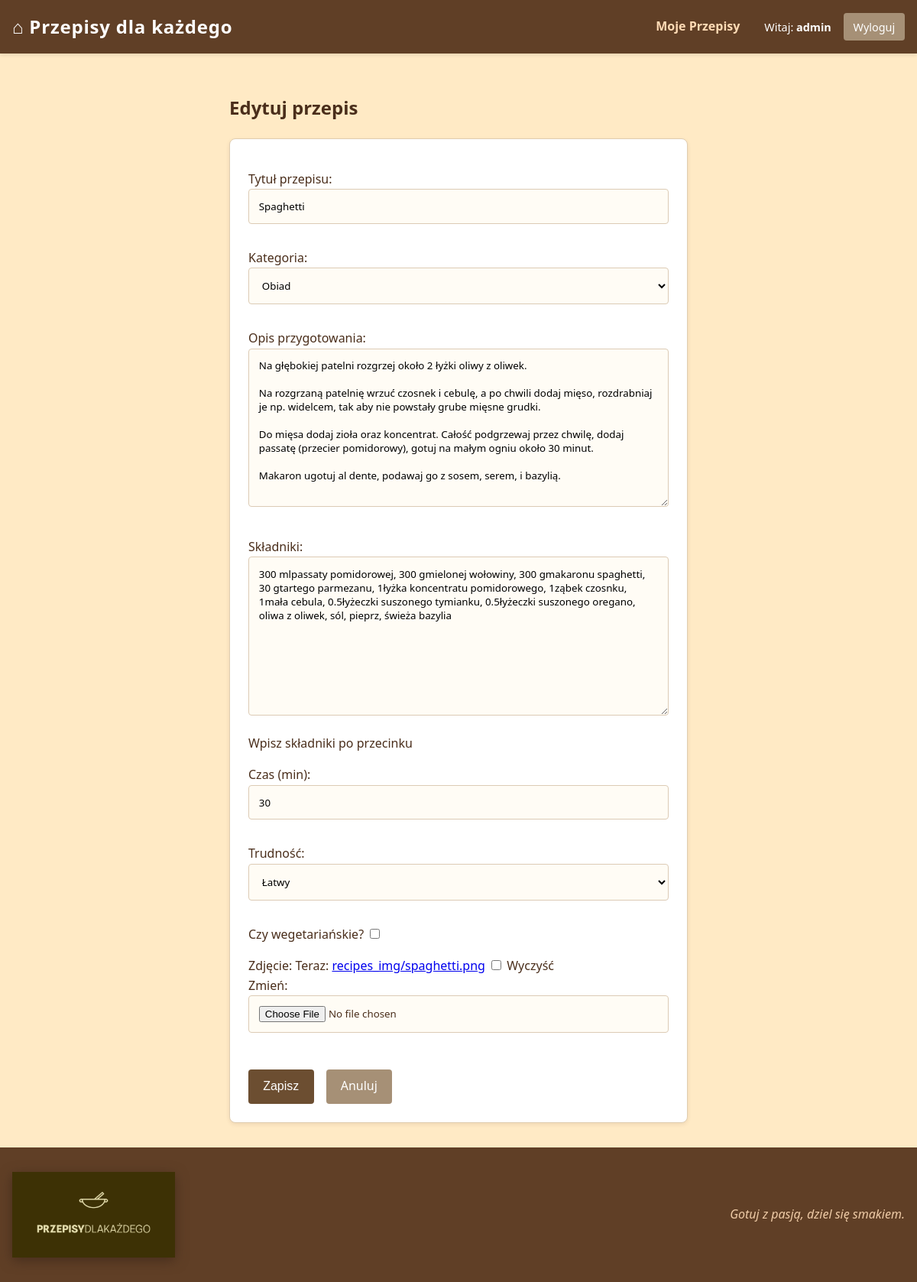
The page /recipe/3/edit/ (signed in) on the database its author committed.
### recipes/models.py (models this page shows, shortened)
class Recipe(models.Model):
    author = models.ForeignKey(User, on_delete=models.CASCADE, verbose_name="Autor")
    category = models.ForeignKey(Category, on_delete=models.CASCADE, verbose_name="Kategoria")
    title = models.CharField(max_length=200, verbose_name="Tytuł przepisu")
    description = models.TextField(verbose_name="Opis przygotowania")
    ingredients = models.TextField(verbose_name="Składniki", help_text="Wpisz składniki po przecinku")
    preparation_time = models.PositiveIntegerField(verbose_name="Czas (min)")
    DIFFICULTY_CHOICES = [('Łatwy', 'Łatwy'), ('Średni', 'Średni'), ('Trudny', 'Trudny')]
    difficulty = models.CharField(max_length=10, choices=DIFFICULTY_CHOICES, default='Łatwy', verbose_name="Trudność")
    is_vegetarian = models.BooleanField(default=False, verbose_name="Czy wegetariańskie?")
    image = models.ImageField(upload_to='recipes_img/', blank=True, null=True, verbose_name="Zdjęcie")
    created_at = models.DateTimeField(auto_now_add=True)

### recipes/views.py (the view)
# urls.py: path('recipe/<int:pk>/edit/', views.recipe_edit, name='recipe_edit'),
@login_required
def recipe_edit(request, pk):
    recipe = get_object_or_404(Recipe, pk=pk)
    if recipe.author != request.user:
        return redirect('recipe_list')
    if request.method == "POST":
        form = RecipeForm(request.POST, request.FILES, instance=recipe)
        if form.is_valid():
            form.save()
            return redirect('recipe_detail', pk=recipe.pk)
    else:
        form = RecipeForm(instance=recipe)
    return render(request, 'recipe_form.html', {'form': form, 'title': 'Edytuj przepis'})

### recipes/forms.py
class RecipeForm(forms.ModelForm):
    class Meta:
        model = Recipe
        fields = ['title', 'category', 'description', 'ingredients', 'preparation_time', 'difficulty', 'is_vegetarian', 'image']

### recipes/models.py (called while the page is built)
    def __str__(self):
        return self.name

### templates/recipe_form.html (shortened to what this page needs)
{% extends 'base.html' %}
{% block content %}
<div class="form-container">
    <h2>{{ title }}</h2>
    <div class="card">
        <div class="card-content">
            <form method="post" enctype="multipart/form-data" id="recipe-form" novalidate>
                {{ form.as_p }}
                <div class="form-actions">
                    <button type="submit" class="btn">Zapisz</button>
                    <a href="{% url 'recipe_list' %}" class="btn btn-secondary">Anuluj</a>
                </div>
            </form>
        </div>
    </div>
</div>
{% endblock %}

### templates/navbar.html
<nav class="navbar">
    <div class="nav-container">
        <a class="brand" href="{% url 'recipe_list' %}">⌂ Przepisy dla każdego</a>
        <div class="nav-actions">
            {% if user.is_authenticated %}
                <a href="{% url 'my_recipes' %}" class="nav-link">Moje Przepisy</a>
                <span class="nav-greeting">Witaj: <strong>{{ user.username }}</strong></span>
                <a href="{% url 'user_logout' %}" class="btn btn-secondary btn-sm">Wyloguj</a>
            {% else %}
                <a href="{% url 'user_login' %}" class="nav-link">Zaloguj</a>
                <a href="{% url 'register' %}" class="btn btn-white btn-sm">Rejestracja</a>
            {% endif %}
        </div>
    </div>
</nav>

### static/style.css (style rules this page uses)
*, *::before, *::after { box-sizing: border-box; }
:root { --primary: #603F26; --accent: #6C4E31; --bg: #FFEAC5; --secondary-bg: #FFDBB5; --text: #4a2e1b; --white: #ffffff; --spacing: 1rem; }
body { margin: 0; font-family: 'Segoe UI', Tahoma, Geneva, Verdana, sans-serif; background-color: var(--bg); color: var(--text); line-height: 1.6; display: flex; flex-direction: column; min-height: 100vh; }
.navbar { background-color: var(--primary); padding: var(--spacing); color: var(--white); box-shadow: 0 0.125rem 0.3rem rgba(0,0,0,0.1); }
.nav-container { max-width: 75rem; margin: 0 auto; display: flex; justify-content: space-between; align-items: center; }
.brand { letter-spacing: 0.05rem; font-size: 1.5rem; font-weight: bold; color: var(--white); text-decoration: none; }
.nav-actions { display: flex; gap: 1rem; align-items: center; }
.nav-link { color: var(--secondary-bg); text-decoration: none; font-weight: 600; transition: opacity 0.2s; }
.nav-greeting { font-size: 0.9rem; margin-left: 1rem; color: var(--white); }
.card { background: var(--white); border: 0.0625rem solid #e0cdb0; border-radius: 0.5rem; overflow: hidden; transition: transform 0.2s; box-shadow: 0 0.125rem 0.3rem rgba(96, 63, 38, 0.1); display: flex; flex-direction: column; }
.card-content { padding: 1.5rem; flex-grow: 1; display: flex; flex-direction: column; }
.btn { display: inline-block; padding: 0.6rem 1.2rem; background-color: var(--accent); color: var(--white); text-decoration: none; border-radius: 0.25rem; border: none; cursor: pointer; font-size: 1rem; text-align: center; transition: background 0.3s; }
.btn-secondary { background-color: #a69076; }
.btn-sm { padding: 0.4rem 0.8rem; font-size: 0.9rem; }
input[type="text"], input[type="number"], input[type="email"], input[type="password"], select, textarea, input[type="file"] { width: 100%; padding: 0.8rem; margin-bottom: 1rem; border: 0.0625rem solid #dccbb5; border-radius: 0.25rem; font-family: inherit; background-color: #fffcf5; }
.form-container { max-width: 37.5rem; margin: 0 auto; }
.form-actions { margin-top: 2rem; display: flex; gap: 1rem; }

### rows shown on the page
Recipe: title "Spaghetti", category "Obiad", description "Na głębokiej patelni rozgrzej około 2 łyżki oliwy z oliwek. Na rozgrzaną patelnię wrzuć czosnek i cebulę, a po chwili dodaj mięso, rozdrabniaj je np. widelcem, tak aby nie powstały grube mięsne grudki. Do mięsa dodaj zioła oraz koncentrat. Całość podgrzewaj przez chwilę, dodaj passatę (przecier pomidorowy), gotuj na małym ogniu około 30 minut. Makaron ugotuj al dente, podawaj go z sosem, serem, i bazylią.", ingredients "300 mlpassaty pomidorowej, 300 gmielonej wołowiny, 300 gmakaronu spaghetti, 30 gtartego parmezanu, 1łyżka koncentratu pomidorowego, 1ząbek czosnku, 1mała cebula, 0.5łyżeczki suszonego tymianku, 0.5łyżeczki suszonego oregano, oliwa z oliwek, sól, pieprz, świeża bazylia", preparation_time "30", difficulty "Łatwy"

### other values the page prints
{{ user.username }} "admin"
{{ title }} "Edytuj przepis"
